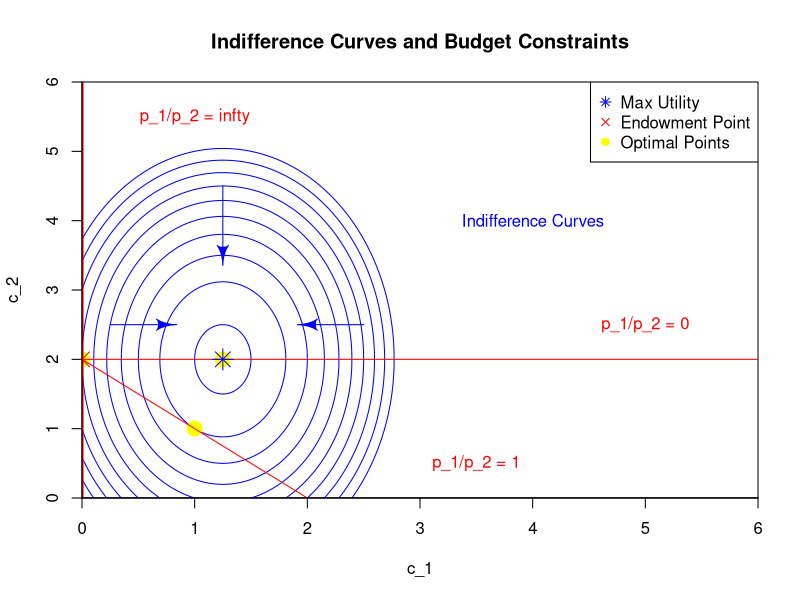
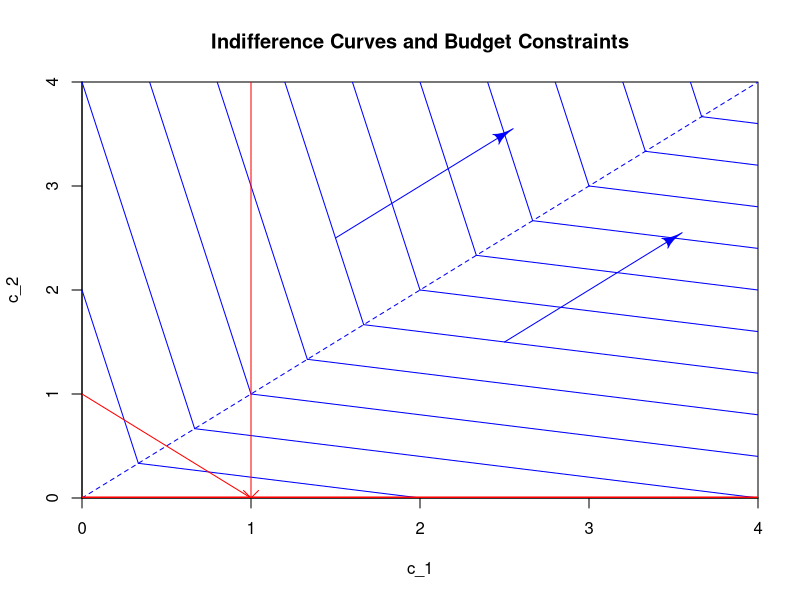
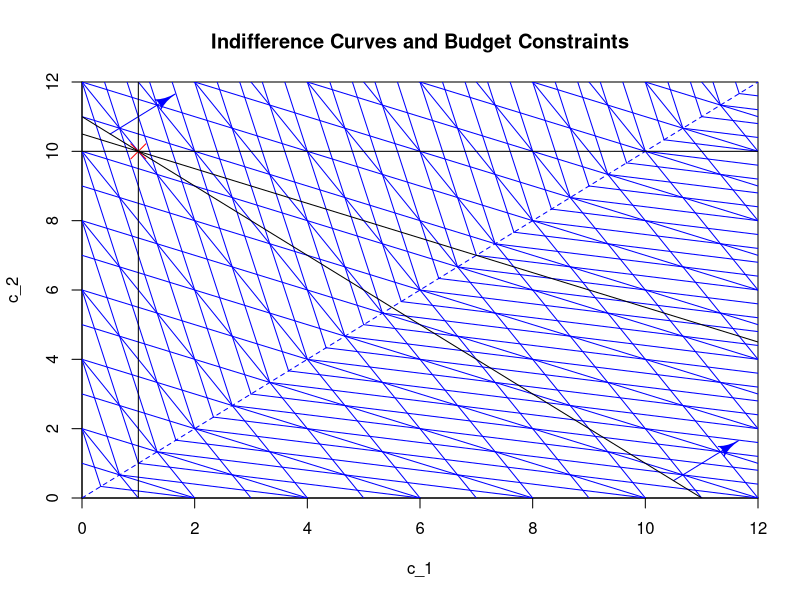

R code for these plots, in order:
## ---- chunk 1
knitr::opts_chunk$set(echo = TRUE)
## ---- chunk 2
library(shape)

xlim <- c(0, 6)
ylim <- c(0, 6)

plot(1, type="n", xlim = xlim, ylim = ylim, xaxs="i", yaxs="i", xlab = "c_1", ylab = "c_2", main = "Indifference Curves and Budget Constraints")

c_1 <- (xlim[1]:(xlim[2]*1000))/1000
u_bar <- 1:10

for (u in u_bar) {
  y <- c(2 + sqrt(4+10*c_1-4*c_1^2-u), rev(2 - sqrt(4+10*c_1-4*c_1^2-u)))
  x <- c(c_1, rev(c_1))[is.finite(y)]
  y <- y[is.finite(y)]
  
  lines(x= c(x, x), y= c(y, y), col = "blue")
}

Arrows(x0=c(5/4, 2.5, 1/4), 
       x1=c(5/4, 2, 3/4), 
       y0=c(4.5, 2.5, 2.5), 
       y1=c(3.5, 2.5, 2.5), 
       col="blue")

points(y=c(2, 2, 1), x=c(0, 5/4, 1), pch = 19, col = "yellow", cex =2)

abline(h=2, col = "red")

segments(x0 = 0, y0 = 6,
         x1 = 0, y1 = 0, col = "red", lwd = 3)

segments(x0 = 0, y0 = 2,
         x1 = 2, y1 = 0, col = "red")

points(y=2, x=0, pch=4, col = "red", cex = 2)

points(y=2, x=5/4, pch = 8, col = "blue", cex = 2)

abline(v=0, h=0)

text("p_1/p_2 = infty", x=1, y=5.5, col = "red")
text("p_1/p_2 = 0", x=5, y=2.5, col = "red")
text("p_1/p_2 = 1", x=3.5, y=.5, col = "red")
text("Indifference Curves", x=4, y=4, col = "blue")

legend("topright",
       c("Max Utility",
         "Endowment Point",
         "Optimal Points"),
       col=c("blue", "red", "yellow"),
       pch = c(8, 4, 19))

## ---- chunk 3
library(shape)

plot(1, type="n", xlim = c(0, 4), ylim = c(0, 4), xaxs="i", yaxs="i", xlab = "c_1", ylab = "c_2", main = "Indifference Curves and Budget Constraints")

abline(a=0, b=1, lty=2, col="blue")

u_bars <- 1:20

for (u_bar in u_bars) {
  segments(x0=0, y0=u_bar*2, x1=u_bar/3,  y1=u_bar/3, col = "blue")
  segments(y0=0, x0=u_bar*2, y1=u_bar/3,  x1=u_bar/3, col = "blue")
}

Arrows(x0=c(1.5, 2.5), 
       x1=c(2.5, 3.5), 
       y0=c(2.5, 1.5), 
       y1=c(3.5, 2.5), 
       col="blue")

points(y=0, x=1, pch=4, col = "red", cex = 2)

abline(h=0, col = "red", lwd=3)
abline(v=1, a=1, b= -1, col = "red")



## ---- chunk 4
plot(1, type="n", xlim = c(0, 12), ylim = c(0, 12), xaxs="i", yaxs="i", xlab = "c_1", ylab = "c_2", main = "Indifference Curves and Budget Constraints")

abline(a=0, b=1, lty=2, col="blue")

u_bars <- 1:40

for (u_bar in u_bars) {
  segments(x0=0, y0=u_bar*2, x1=u_bar/3,  y1=u_bar/3, col = "blue")
  segments(y0=0, x0=u_bar*2, y1=u_bar/3,  x1=u_bar/3, col = "blue")
  
  segments(x0=0, y0=u_bar*2, x1=u_bar,  y1=0, col = "blue")
  segments(y0=0, x0=u_bar*2, y1=u_bar,  x1=0, col = "blue")
}

Arrows(x0=c(.5, 10.5), 
       x1=c(1.5, 11.5), 
       y0=c(10.5, .5), 
       y1=c(11.5, 1.5), 
       col="blue")

points(y=10, x=1, pch=4, col = "red", cex = 2)
abline(h=10, v=1)
abline(a=11, b=-1)
abline(a=10.5, b=-1/2)
